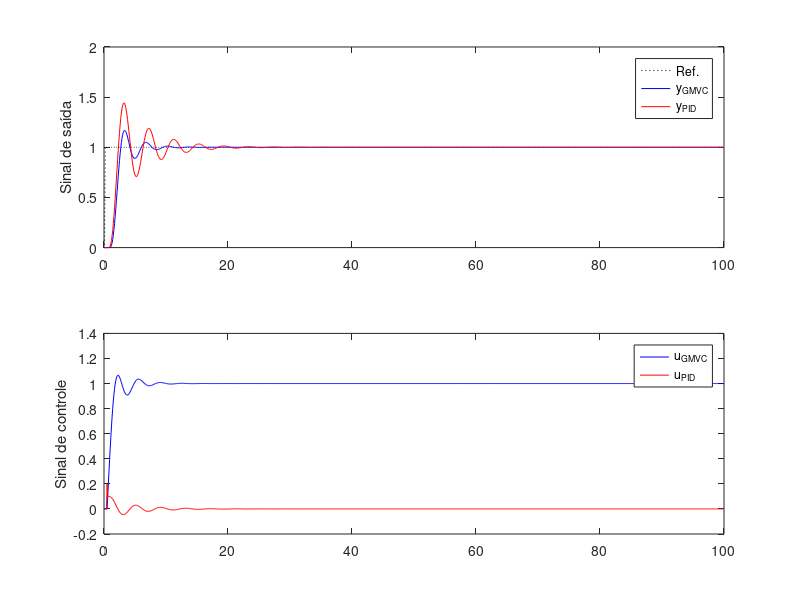

This figure's MATLAB source:
%% Atividade 04: 
% Projetar o sistemas GMVC incrementais de ordem mínima 
clear all; close all; clc;

%% Planta b) G(s) = ( 4/(s^{2}+2s+4) )*e^{-0.3s}
Ts = 0.1; % periodo de amostragem (s)
d = round((0.3/Ts) + 1);   % atraso discreto (em amostras)
lambida = 10;

    ks = 1;         % ganho do sistema
    wn = 2;         % frequencia natural (rad/s)
    zeta = 0.5;     % fator de amortecimento

Gs = tf(ks*wn^2, [1  2*zeta*wn   wn^2])
Gz = c2d(Gs,Ts, 'zoh')

Az = Gz.den{1};
    a0 = Az(1); a1 = Az(2); a2 = Az(3);
Bz = Gz.num{1};
    b0 = Bz(2); b1 = Bz(3);

    % Ampliar o modelo para incluir a diferença discreta.
    % Δ = 1-z^-1
    DAz = conv(Az,[1 -1]);
        da0 = DAz(1); da1 = DAz(2); da2 = DAz(3); da3 = DAz(4);

    % Equação Diofantina
        % E(z)= e0 + e1*z^{-1} + e2*z^{-2} + e3*z^{-3}
        % F(z)= f0 + f1*z^{-1} + f2*z^{-2}
    e0 = 1;
    e1 = -da1;
    e2 = -da2-da1*e1;
    e3 = -da3-da2*e1-da1*e2;
    f0 = -da3*e1-da2*e2-da1*e3;
    f1 = -da3*e2-da2*e3;
    f2 = -da3*e3;
    
    % R(z)
    r0 = b0*e0+lambida;
    r1 = b0*e1+b1*e0;
    r2 = b0*e2+b1*e1;
    r3 = b0*e3+b1*e2;
    r4 = b1*e3;

    % Controlador PID
    kp = 0.1;  ki = 0; kd = 0.01;  
    s0 = kp +ki*Ts +kd/Ts;
    s1 = -kp -2*kd/Ts;
    s2 = kd/Ts;

%% Simulação no dominio do tempo
tfinal = 100; % tempo de simulação (em segundos)
N = round( tfinal/Ts );
t = 0:Ts:N*Ts-Ts;

    % Sinal de referencia
    ref(1:N) = 0; ref(3:N) = 1;
    % ref(1:5)=0;
    % ref(6: round( N/3 ))=1;
    % ref(1+round( N/3 ): round(2*N/3) )=2.5;
    % ref(1+round( 2*N/3 ): N )= 4;

    % Perturbação de carga
    v1 = zeros(1,N); v1(round(N/3):round(2*N/3)) = 0*0.5;

    % Ruído sensor
    v2 = 0*wgn(1,N,1e-4,'linear');

    % Ruído de processo
    w = 0*wgn(1,N,1e-6,'linear');

    % Condições iniciais
    y(1:5) = 0; u(1:5) = 0; du(1:5) = 0; dw(1:5) = 0;
    y_pid(1:5) = 0; u_pid(1:5) = 0; e(1:5) = 0;

for k = 6:N

    % Variação do ruído de processo
    dw(k) = w(k) - w(k-1);

    % Modelo da planta
    y(k) = (1/da0)*( -da1*y(k-1)-da2*y(k-2)-da3*y(k-3)+b0*du(k-4)+b1*du(k-5)+dw(k) ...
                     +v1(k)+da1*v1(k-1)+da2*v1(k-2)+da3*v1(k-3) ...
                     +v2(k)+da1*v2(k-1)+da2*v2(k-2) );

    y_pid(k) = (1/da0)*( -da1*y_pid(k-1)-da2*y_pid(k-2)-da3*y_pid(k-3)+b0*u_pid(k-4)+b1*u_pid(k-5)+dw(k) ...
                     +v1(k)+da1*v1(k-1)+da2*v1(k-2)+da3*v1(k-3) ...
                     +v2(k)+da1*v2(k-1)+da2*v2(k-2) );

    % Controlador GMVC incremental de ordem mínima
    du(k) = (1/r0)*( -r1*du(k-1)-r2*du(k-2)-r3*du(k-3)-r4*du(k-4)+ref(k-4)-f0*y(k)-f1*y(k-1)-f2*y(k-2) ); 
    u(k) = u(k-1) +du(k);

    % Cotrolador PID
    e(k) = ref(k) - y_pid(k);
    u_pid(k) = u_pid(k-1) + s0*e(k) +s1*e(k-1) + s2*e(k-2);
end

% Plot
figure;
subplot(211)
    plot(t,ref,':k',t,y,'b',t,y_pid,'r');
    ylabel('Sinal de saída');
    legend('Ref.','y_{GMVC}', 'y_{PID}');
subplot(212)
    plot(t,u,'b',t,u_pid,'r');
    legend('u_{GMVC}', 'u_{PID}');
    ylabel('Sinal de controle');

%% Análise dos índices ISE e ISU

    % Integral of Squared Error (ISE)
        % ISE pequeno = controle agressivo
    ISE = sum((ref - y).^2)
    
    % Integral of Squared Control Increment (ISU)
        % ISU pequeno = controle conservador
    ISU = sum(du.^2)

%% Análise das variâncias
    
    % Variância da saida
    var_y = var(y)
    % Variância do sinal de controle
    var_u = var(u)
    % Variância do erro
    var_e = var((ref - y))
